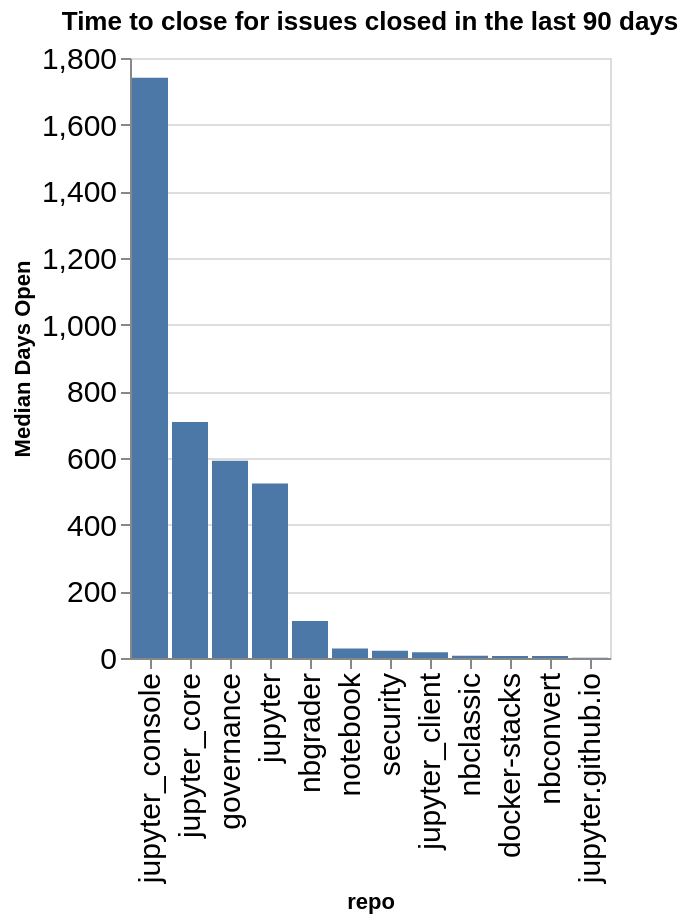

The notebook cell this image was saved under:
### Code cell
time_open = closed.groupby(['org', 'repo']).agg({'time_open': 'median'}).reset_index()
time_open['time_open'] = time_open['time_open'] / (60 * 60 * 24)
time_open['org/repo'] = time_open.apply(lambda a: a['org'] + '/' + a['repo'], axis=1)
sorted_vals = time_open.sort_values(['org', 'time_open'], ascending=False)['repo'].values
alt.Chart(data=time_open, title=f"Time to close for issues closed in the last {n_days} days").mark_bar().encode(
    x=alt.X('repo', sort=alt.Sort(sorted_vals.tolist())),
    y=alt.Y('time_open', title="Median Days Open"),
)

### Figure 1 — Vega-Lite specification as saved in the notebook (floating-point values rounded to 4 significant figures)
{"config": {"axisLeft": {"labelFontSize": 15}, "axisBottom": {"labelFontSize": 15}}, "data": {"name": "data-9ff8d72f4f73ad2d6bc4aed967ce938d"}, "mark": {"type": "bar"}, "encoding": {"x": {"field": "repo", "sort": ["jupyter_console", "jupyter_core", "governance", "jupyter", "nbgrader", "notebook", "security", "jupyter_client", "nbclassic", "docker-stacks", "nbconvert", "jupyter.github.io"], "type": "nominal"}, "y": {"field": "time_open", "title": "Median Days Open", "type": "quantitative"}}, "title": "Time to close for issues closed in the last 90 days", "$schema": "https://vega.github.io/schema/vega-lite/v5.20.1.json", "datasets": {"data-9ff8d72f4f73ad2d6bc4aed967ce938d": [{"org": "jupyter", "repo": "docker-stacks", "time_open": 6.078, "org/repo": "jupyter/docker-stacks"}, {"org": "jupyter", "repo": "governance", "time_open": 591.9, "org/repo": "jupyter/governance"}, {"org": "jupyter", "repo": "jupyter", "time_open": 523.9, "org/repo": "jupyter/jupyter"}, {"org": "jupyter", "repo": "jupyter.github.io", "time_open": 0.9404, "org/repo": "jupyter/jupyter.github.io"}, {"org": "jupyter", "repo": "jupyter_client", "time_open": 17.07, "org/repo": "jupyter/jupyter_client"}, {"org": "jupyter", "repo": "jupyter_console", "time_open": 1741.0, "org/repo": "jupyter/jupyter_console"}, {"org": "jupyter", "repo": "jupyter_core", "time_open": 708.2, "org/repo": "jupyter/jupyter_core"}, {"org": "jupyter", "repo": "nbclassic", "time_open": 7.074, "org/repo": "jupyter/nbclassic"}, {"org": "jupyter", "repo": "nbconvert", "time_open": 5.779, "org/repo": "jupyter/nbconvert"}, {"org": "jupyter", "repo": "nbgrader", "time_open": 110.6, "org/repo": "jupyter/nbgrader"}, {"org": "jupyter", "repo": "notebook", "time_open": 28.17, "org/repo": "jupyter/notebook"}, {"org": "jupyter", "repo": "security", "time_open": 21.87, "org/repo": "jupyter/security"}]}}
